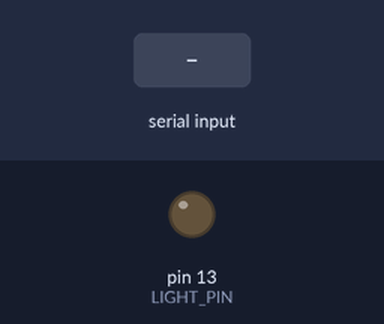
Bench run of a sketch on a simulated Arduino Uno, built with avr-gcc and run on an emulated ATmega328P. On the bench: output pins drawn as LEDs (lit = HIGH). The test bench sets the inputs (shaded band).

Above: at 1.2 s.
1.3 s: "{LGHT}\n" received over Serial
At 2.7 s:
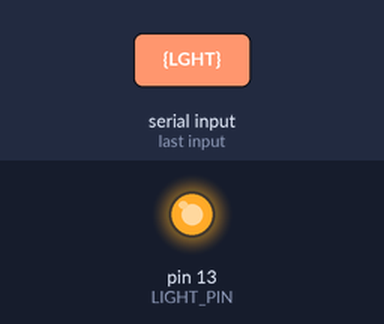
Timing chart, 0 to 4.3 s (numbered marks = the images above; inputs shaded):
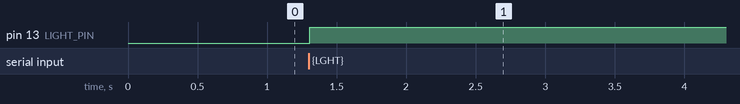

Measured:
- after the input at 1.3 s, pin 13 (LIGHT_PIN): LOW → HIGH at once

The sketch:

JARVIS.ino
```cpp
#define LIGHT_PIN 13

void setup() {
  // Initialize the digital pin as an output.
  pinMode(LIGHT_PIN, OUTPUT);
  // Start the serial communication
  Serial.begin(9600);
}

void loop() {
  // Check if data is available to read
  if (Serial.available()) {
    // Read the incoming data
    String command = Serial.readStringUntil('\n');

    // If the command contains {LGHT}, turn on the light
    if (command.indexOf("{LGHT}") >= 0) {
      digitalWrite(LIGHT_PIN, HIGH);
    }
  }
}
```
